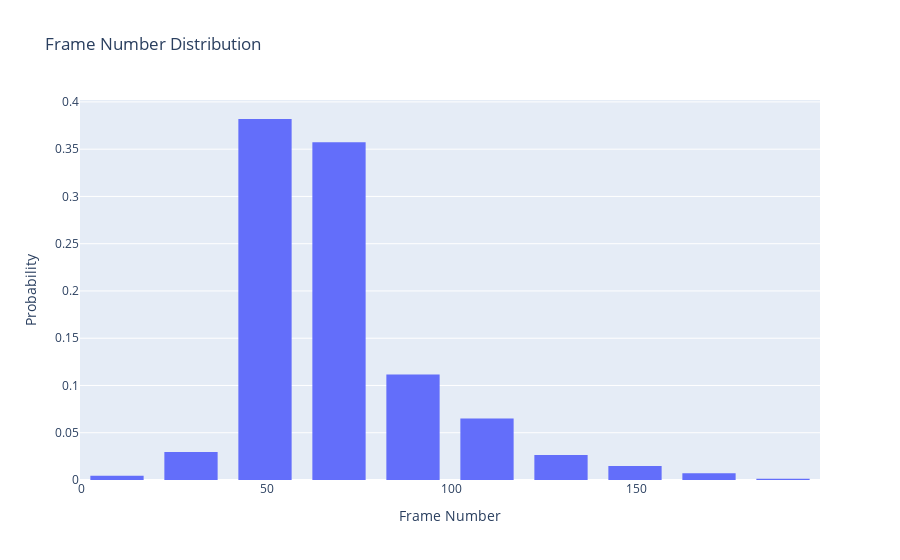

The notebook cell this image was saved under:
### Code cell
import plotly.graph_objects as go

frame_nums = []
label_dirs = glob.glob(f"{data_root}/Label_*")
for label_dir in label_dirs:
    batch_dirs = glob.glob(f"{label_dir}/Batch_*")
    for batch_dir in batch_dirs:
        frame_dirs = glob.glob(f"{batch_dir}/Frame_*")
        frame_nums.append(len(frame_dirs))

fig = go.Figure(data=[go.Histogram(x=frame_nums, histnorm='probability', nbinsx=10)])
fig.update_layout(
    title_text="Frame Number Distribution",
    xaxis_title_text="Frame Number",
    yaxis_title_text="Probability",
    bargap=0.2,
    bargroupgap=0.1
)
fig.show()

### Figure 1 — Plotly figure (JSON) as saved in the notebook; plotly's stock layout.template omitted (floating-point values rounded to 4 significant figures; data arrays with more than 128 entries replaced by an {"elided": "..."} marker saying what was removed)
{"data": [{"histnorm": "probability", "nbinsx": 10, "x": {"elided": "1550 int values"}, "type": "histogram"}], "layout": {"title": {"text": "Frame Number Distribution"}, "xaxis": {"title": {"text": "Frame Number"}}, "yaxis": {"title": {"text": "Probability"}}, "bargap": 0.2, "bargroupgap": 0.1}}
